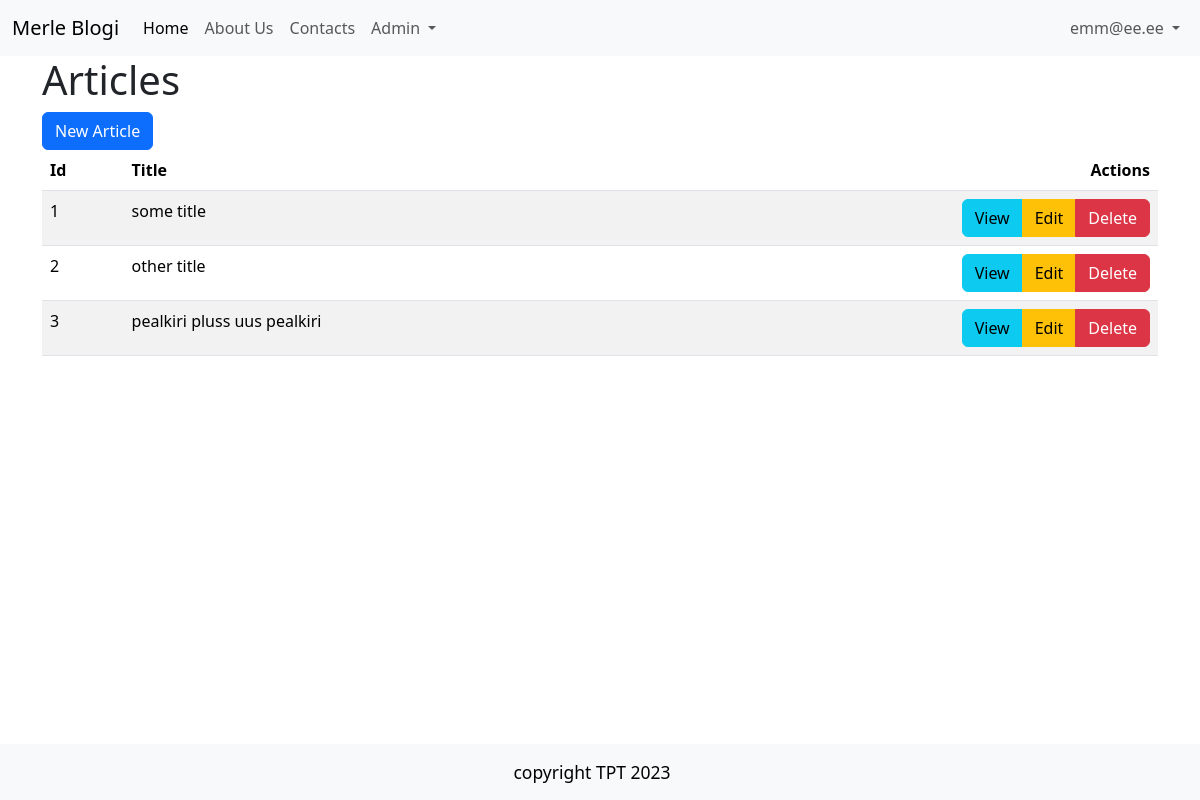
The page /admin/articles (signed in) on the database as committed earlier.
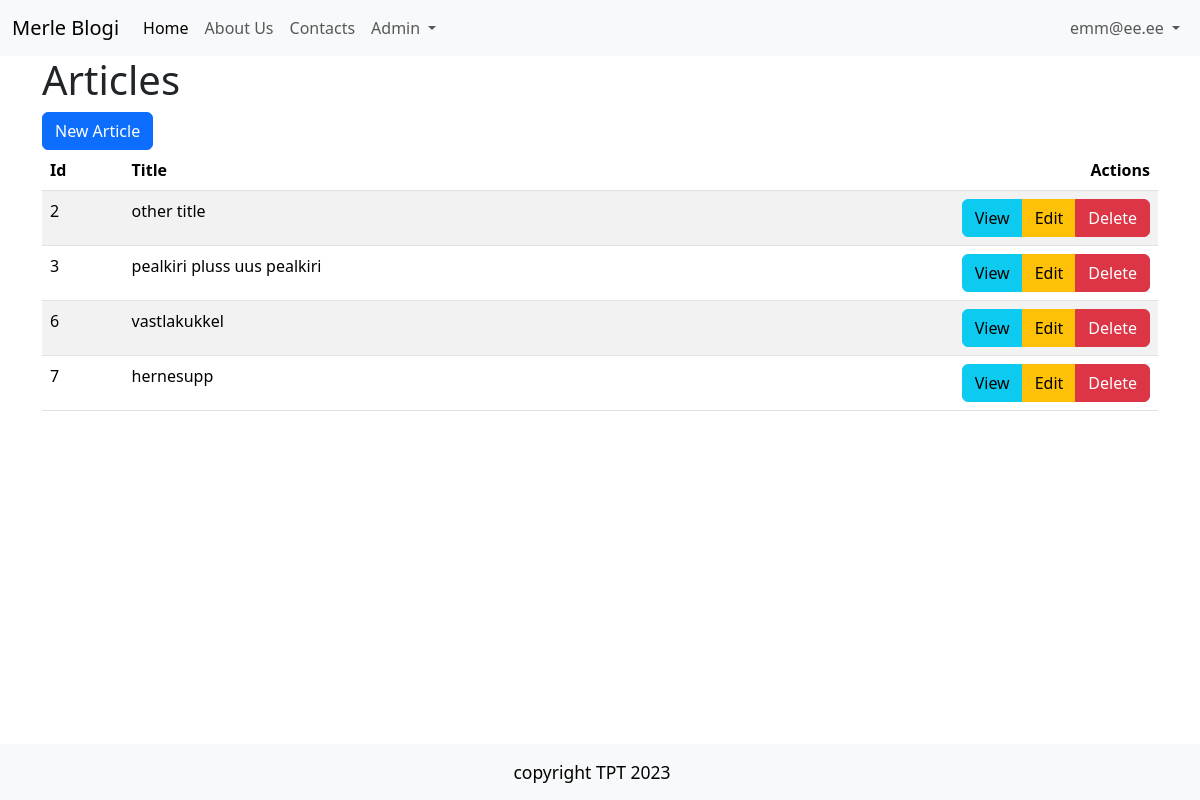
The same page on the database as committed later.
### tables this page shows
CREATE TABLE "articles"
(
    id    integer
        constraint articles_pk
            primary key autoincrement,
    title text not null,
    body  text
);

### src/Controllers/ArticlesController.php (called while the page is built, shortened)
<?php
class ArticlesController {
    public function index() {
        $articles = Article::all();
        include 'views/articles/index.php';
    }
}

### src/DB.php (called while the page is built, shortened)
<?php
class DB {
    public $conn;
    public function __construct()
    {
        try {
            $this->conn = new PDO("sqlite:" . __DIR__ . "/../db.sqlite");
            $this->conn->setAttribute(PDO::ATTR_ERRMODE, PDO::ERRMODE_EXCEPTION);
        } catch(PDOException $e) {
            echo "Connection failed: " . $e->getMessage();
          }
    }
    public function all($table, $class){
        $stmt = $this->conn->prepare("SELECT * FROM $table");
        $stmt->execute();
        $stmt->setFetchMode(PDO::FETCH_CLASS, $class);
        return $stmt->fetchAll();
    }
}

### src/Models/Model.php (called while the page is built, shortened)
<?php
class Model {
    public static $table;
    public static function all(){
        $db = new DB();
        return $db->all(static::$table, static::class);
    }
}

### views/articles/index.php (the view)
<?php include 'views/partials/header.php' ?>
    <h1>Articles</h1>
    <a href="/admin/articles/new" class="btn btn-primary">New Article</a>
    <table class="table table-striped table-hover">
        <thead>
            <th>Id</th>
            <th>Title</th>
            <th class="text-end">Actions</th>
        </thead>
        <tbody>
            <?php foreach($articles as $article): ?>
            <tr>
                <td><?=$article->id?></td>
                <td><?=$article->title?></td>
                <td class="text-end">
                <div class="btn-group" role="group" aria-label="Basic example">
                    <a class="btn btn-info" href="/admin/articles/show?id=<?=$article->id?>">View</a>
                    <a class="btn btn-warning"href="/admin/articles/edit?id=<?=$article->id?>">Edit</a>
                    <a class="btn btn-danger"href="/admin/articles/delete?id=<?=$article->id?>">Delete</a>
                </div>
                </td>
            </tr>
            <?php endforeach; ?>
        </tbody>
    </table>
<?php include 'views/partials/footer.php' ?>

Rows that differ between the two databases and show on the page:
removed articles: id "1", title "some title"
added articles: id "6", title "vastlakukkel"
added articles: id "7", title "hernesupp"
